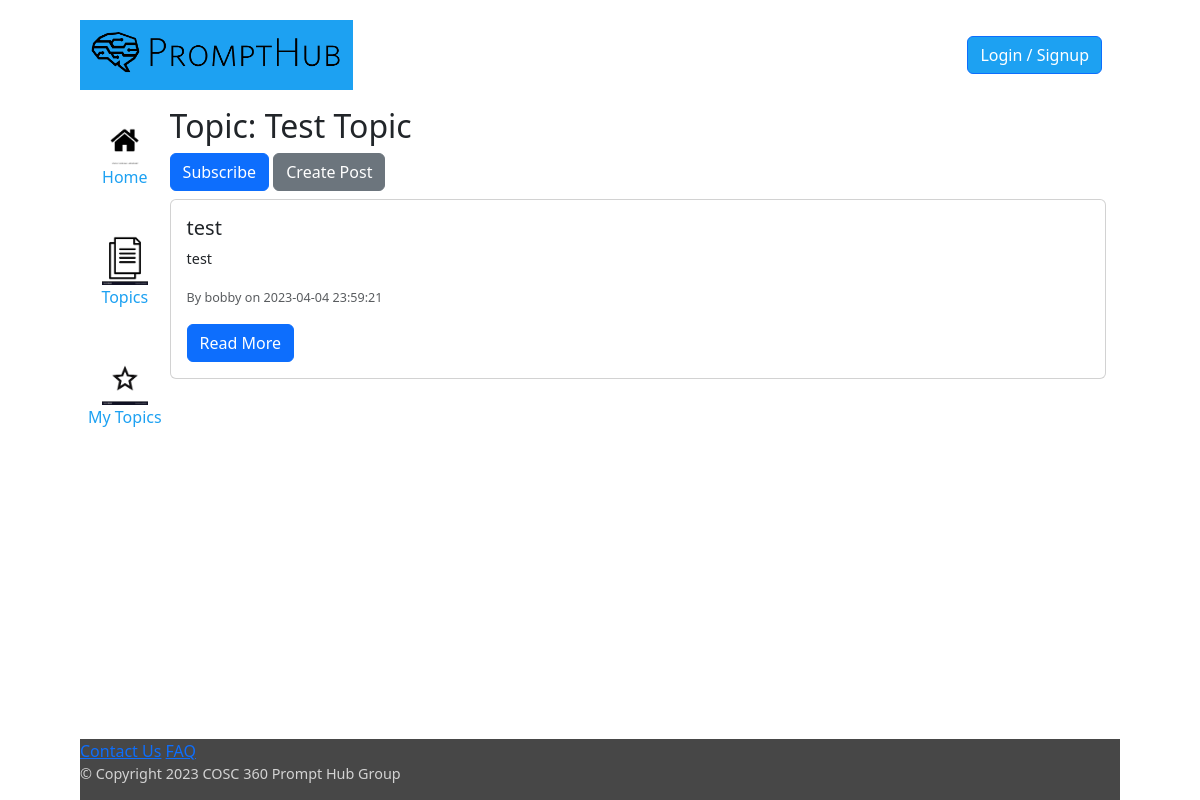
Page /topic.php?id=1 on the committed database.
### tables this page shows
CREATE TABLE `topics` (
  `topic_id` int(11) NOT NULL,
  `topic_title` varchar(50) NOT NULL
);

CREATE TABLE `posts` (
  `post_id` int(11) NOT NULL,
  `u_id` int(11) NOT NULL,
  `topic_id` int(11) NOT NULL,
  `title` varchar(40) NOT NULL,
  `body` text NOT NULL,
  `images` varchar(200) NOT NULL,
  `creation_time` timestamp NOT NULL DEFAULT current_timestamp()
);

CREATE TABLE `users` (
  `u_id` int(11) NOT NULL,
  `username` varchar(20) NOT NULL,
  `email` varchar(200) NOT NULL,
  `email_confirmed` int(1) NOT NULL DEFAULT 0,
  `passw` varchar(60) NOT NULL,
  `profile_pic` varchar(100) NOT NULL,
  `profile_bio` varchar(1000) NOT NULL,
  `created_at` timestamp NOT NULL DEFAULT current_timestamp(),
  `admin_status` int(1) NOT NULL DEFAULT 0
);

### topic.php (the view, shortened to what this page needs)
<!DOCTYPE html>
<html>
<head lang="en">
   <link rel="stylesheet" href="css/layout.css" />
   <link href="https://cdn.jsdelivr.net/npm/bootstrap@5.3.0-alpha1/dist/css/bootstrap.min.css" rel="stylesheet">
</head>
<body>
<header id="masthead">
<a href="index.php" class="linkbutton"><img src="images/PromptHublogo.png" alt="logo" height="70"></a>
   <div class="right">
   <?php if (isset($_SESSION['u_id'])): ?>
         <button class="btn btn-primary"><a href="profile.php" >My Profile</a></button>
         <button class="btn btn-primary"><a href="logout.php">Logout</a></button>
      <?php else: ?>
         <button class="btn btn-primary"><a href="login-signup.php">Login / Signup</a></button>
      <?php endif; ?>
   </div>
</header>
<div id="main">
   <article id="right-sidebar">
      <div class="left">
         <a href="index.php" class="linkbutton"><img src="images/house.png" alt="house" height="70">Home</a>
      </div>
      <div class="left">
         <a href="topics.php" class="linkbutton"><img src="images/topics.png" alt="topics" height="70">Topics</a>
      </div>
      <div class="left">
      <a href="mytopics.php" class="linkbutton"><img src="images/star.png" alt="my topics" height="70">My Topics</a>
      </div>
   </article>
   <article id="center">
      <h2 id="topic-title">
      <?php
      include "connection.php";
      $topicId = $_GET['id'];
      $sql = "SELECT topic_title FROM topics WHERE topic_id = $topicId";
      $result = $conn->query($sql);
      if ($result->num_rows > 0) {
         $row = $result->fetch_assoc();
         $topicName = $row['topic_title'];
      } else {
         $topicName = "Topic not found";
      }
      echo "Topic: " . $topicName;
      ?>
      </h2>
      <button id="subscribe-button" class="btn btn-primary mb-2">Subscribe</button>
      <a href="create-post.php?id=<?php echo $topicId; ?>" class="btn btn-secondary mb-2">Create Post</a>
      <?php
      include "connection.php";
      $topicId = $_GET['id'];
      $sql = "SELECT posts.*, users.username FROM posts JOIN users ON posts.u_id = users.u_id WHERE topic_id = $topicId ORDER BY post_id DESC";
      $result = $conn->query($sql);
      if ($result->num_rows > 0) {
         while ($row = $result->fetch_assoc()) {
            echo '<div class="card mb-3">';
            echo '<div class="card-body">';
            echo '<h5 class="card-title">' . $row['title'] . '</h5>';
            echo '<p class="card-text">' . $row['body'] . '</p>';
            echo '<p class="card-text"><small class="text-muted">By ' . $row['username'] . ' on ' . $row['creation_time'] . '</small></p>';
            echo '<a href="post.php?id=' . $row['post_id'] . '&topic_id=' . $row['topic_id'] . '" class="btn btn-primary">Read More</a>';
            echo '</div></div>';
         }
      } else {
         echo '<p>No posts found.</p>';
      }
      ?>
   </article>
</div>
<footer>
   <div class="footer-section">
      <a href="#" class="linkbutton">Contact Us</a>
      <a href="#" class="linkbutton">FAQ</a>
      <p>&copy; Copyright 2023 COSC 360 Prompt Hub Group
   </div>
</footer>
</body>
</html>

### css/layout.css (style rules this page uses)
html { font-family:Tahoma, Helvetica, sans-serif; margin-left: 5em; margin-top: 2em; margin-right: 5em; }
p, body { font-size: 0.9em; }
#center { float: right; height: 600px; width: 90%; overflow: scroll; }
article { margin-bottom: 2em; }
#masthead { height: 45px; flex-direction: column; display: flex; align-content: space-between; flex-wrap: wrap; justify-content: center; margin-bottom: 30px; }
.footer-section { float:right; height: 20%; width: 100%; }
footer div { background-color: #474747; color: lightgray; }
.right { padding: 0.5em; color: white; display: flex; justify-content: space-around; flex-direction: row; }
.right a { color: white; text-decoration: none; }
.right .btn { margin-right: 10px; background-color: #1DA1F2; }
.left a { float: right; clear: left; display: flex; flex-direction: column; align-items: center; justify-content: space-between; flex-wrap: wrap; padding: 0.5em; color: #1DA1F2; text-decoration:none; margin-bottom: 30px; }
.left { display: flex; flex-direction: column; align-items: center; flex-wrap:nowrap; }
.left img { display:flex; height: 50px; }
#main { display: flex; flex-direction: row; }
#masthead img { display:flex; justify-content: center; }

### rows in the picture
topics: topic_title "Test Topic"
posts: title "test", body "test", u.username "bobby", creation_time "2023-04-04 23:59:21"
